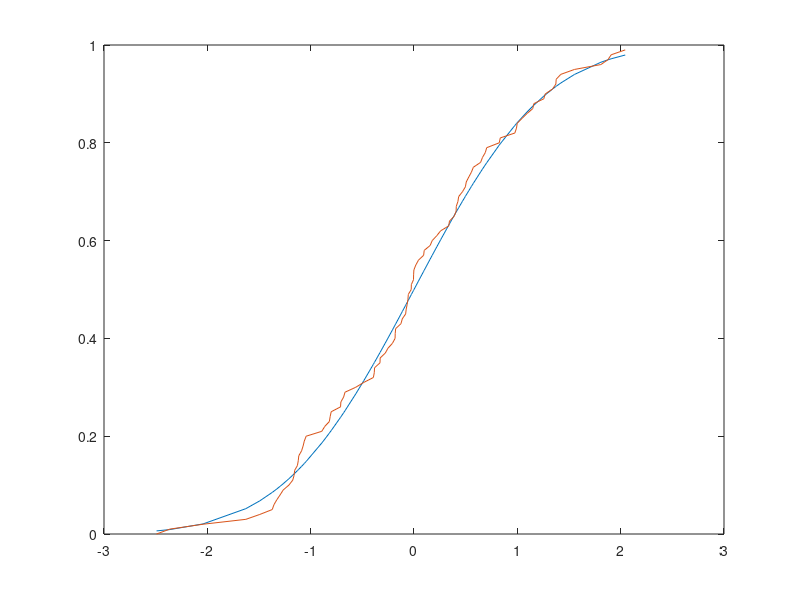

Source code (MATLAB):
clear;clc;

n=100;
m=3;
s=5;

k=[1.07,1.14,1.22,1.36,1.63];

N=1e3;
res=0;

for j=1:N
    x=icdf('T',rand(1,n),50);
    x=sort(x);
    F=cdf('Normal',x,0,1);
    for i=1:n
        Fe(i)=sum(x<x(i))/n;
    end
    D=max(abs(F-Fe));
    res=res+(D*n^.5<k);
end
plot(x,F,x,Fe);
res/N